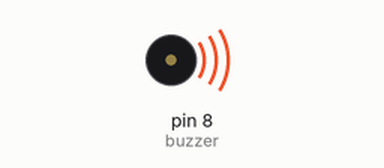
The sketch below on a simulated Arduino Uno, built with avr-gcc and run on an emulated ATmega328P. Shown: buzzer (waves = sounding).

Above: at 0.5 s.
Timing chart, 0 to 6.9 s (numbered marks = the images above):
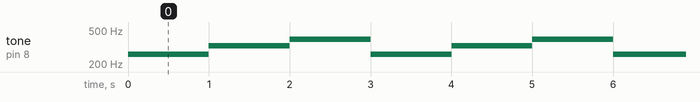

Measured:
- by itself, tone on pin 8 (buzzer): repeats every 3.0 s: 329 Hz 1.0 s, 391 Hz 1.0 s, 261 Hz 1.0 s

The sketch:

harmonic.ino
```cpp
const int buzzer = 8; //Constante armazenando o número do pino que vamos utilizar

#define C 32.703194
#define D 36.708096
#define E 41.203442
#define F 43.653526
#define G 48.999424
#define A 55
#define B 61.735416
//Notas da Oitava um, C1, D, etc

double nota(double nota, int oitava){
  return nota*pow(2,oitava);
}

void setup() {
  pinMode(buzzer,OUTPUT);
}

void loop() {
    tone(buzzer, nota(C,3));
    delay(1000);
    tone(buzzer, nota(E,3));
    delay(1000);
    tone(buzzer, nota(G,3));
    delay(1000);
    noTone(buzzer);
}
```
